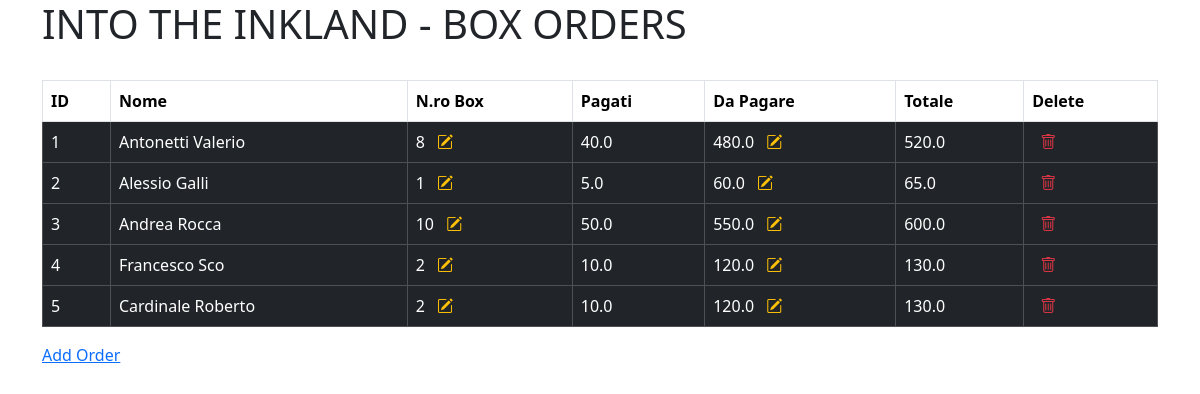
Page /boxrecap on the earlier database version.
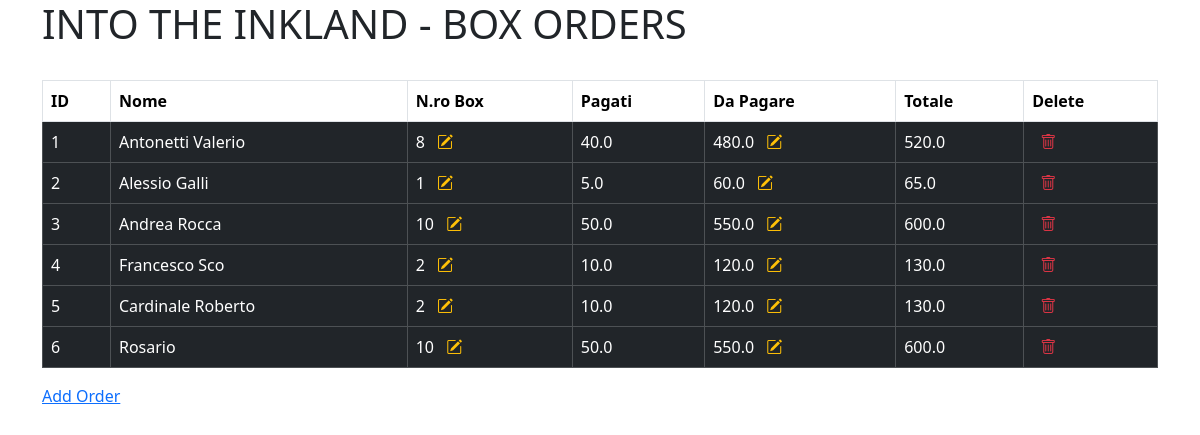
Same page on the later database version.
### db/models.py (models this page shows)
class User(Base):
    __tablename__ = 'users'
    id = Column(Integer, primary_key=True, index=True, autoincrement=True)
    name = Column(String, nullable=False)
    box = Column(Integer, nullable=False)
    payd = Column(Float)
    topay = Column(Float)
    total = Column(Float)

### main.py (the view)
@app.route("/boxrecap", methods=['GET'])
def box_recap():
    if request.method == "GET":
        db: Session = next(get_db())
        users = db.query(User).all()
        return render_template("boxrecap.html", users=users)
    else:
        return "Method not allowed"

### db/session.py (called while the page is built)
def get_db():
    db = SessionLocal()
    try:
        yield db
    finally:
        db.close()

### templates/boxrecap.html (shortened to what this page needs)
<!DOCTYPE html>
{% extends 'base.html' %}
  {% block content %}
  <div class="container">
    <div class="row">
      <div class="col-sm-12">
        <h1>INTO THE INKLAND - BOX ORDERS</h1>
        <br />
        <div class="table-responsive">
          <table class="table table-hover table-bordered">
            <thead>
              <tr>
                <th scope="col">ID</th>
                <th scope="col">Nome</th>
                <th scope="col">N.ro Box</th>
                <th scope="col">Pagati</th>
                <th scope="col">Da Pagare</th>
                <th scope="col">Totale</th>
                <th scope="col">Delete</th>
              </tr>
            </thead>
            <tbody>
              {% for user in users %}
              <tr class="table-dark">
                <td>{{ user.id }}</td>
                <td>{{ user.name }}</td>
                <td>{{ user.box }}
                  <a
                    href="{{ url_for('add_box', user_id=user.id) }}"
                    class="text-warning ms-2"
                    title="Aggiungi box"
                  >
                    <i class="bi bi-pencil-square"></i>
                  </a>
                </td>
                <td>{{ user.payd }}</td>
                <td>
                  {{ user.topay }}
                  <a
                    href="{{ url_for('pay', user_id=user.id) }}"
                    class="text-warning ms-2"
                    title="Vai alla pagina di pagamento"
                  >
                    <i class="bi bi-pencil-square"></i>
                  </a>
                </td>
                <td>{{ user.total }}</td>
                <td>
                  <a
                    href="{{ url_for('delete_user', user_id=user.id) }}"
                    class="text-danger ms-2 delete-btn"
                    data-user-id="{{ user.id }}"
                    title="Cancella record"
                  >
                    <i class="bi bi-trash"></i>
                  </a>
                </td>
              </tr>
              {% endfor %}
            </tbody>
          </table>
        </div>
        <p><a href="{{ url_for('add_user') }}">Add Order</a></p>
      </div>
    </div>
  </div>
  {% endblock %}

### templates/base.html (shortened to what this page needs)
<!DOCTYPE html>
<html lang="en">
  <head>
      {{ bootstrap.load_css() }}
      <link href="https://cdn.jsdelivr.net/npm/bootstrap-icons@1.10.5/font/bootstrap-icons.css" rel="stylesheet">
  </head>
  <body>
    {% block content %}{% endblock %}
  </body>
</html>

Differences in the rows shown:
added User: id "6", name "Rosario", box "10", payd "50.0", topay "550.0", total "600.0"
